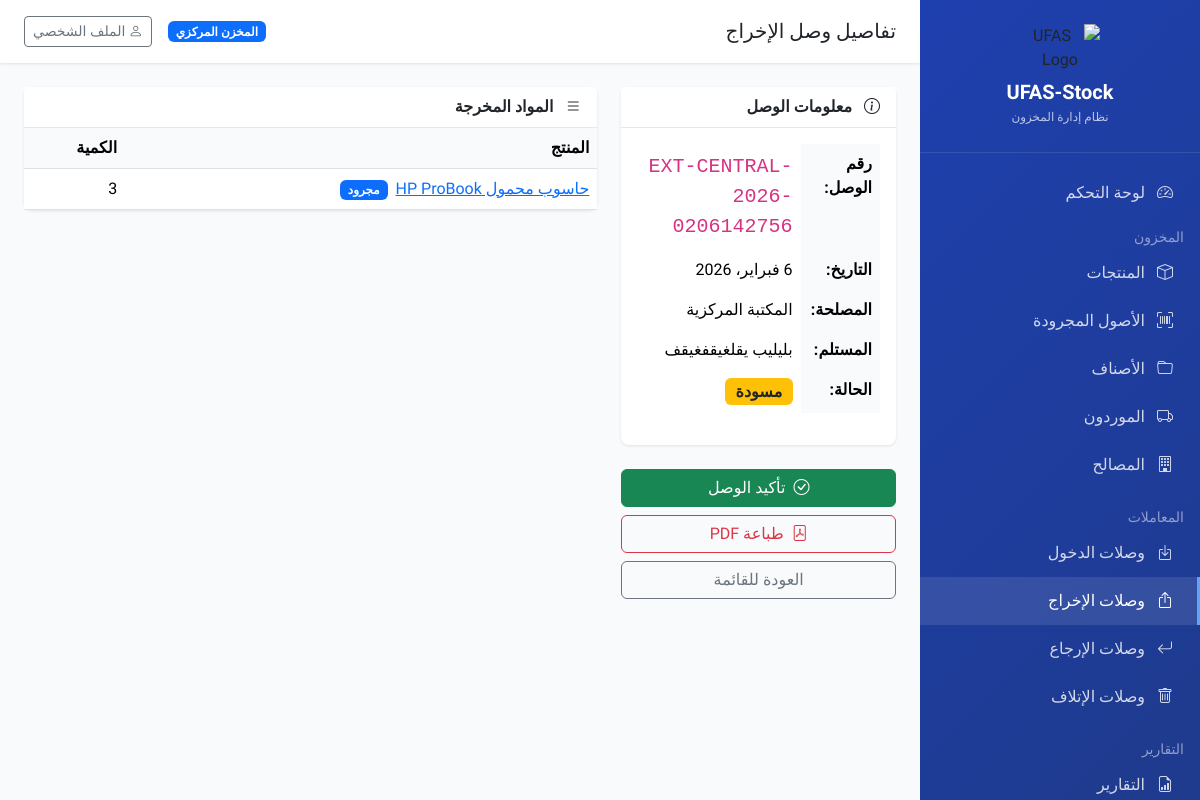
Page /transactions/exit/5/ (signed in) on the earlier database version.
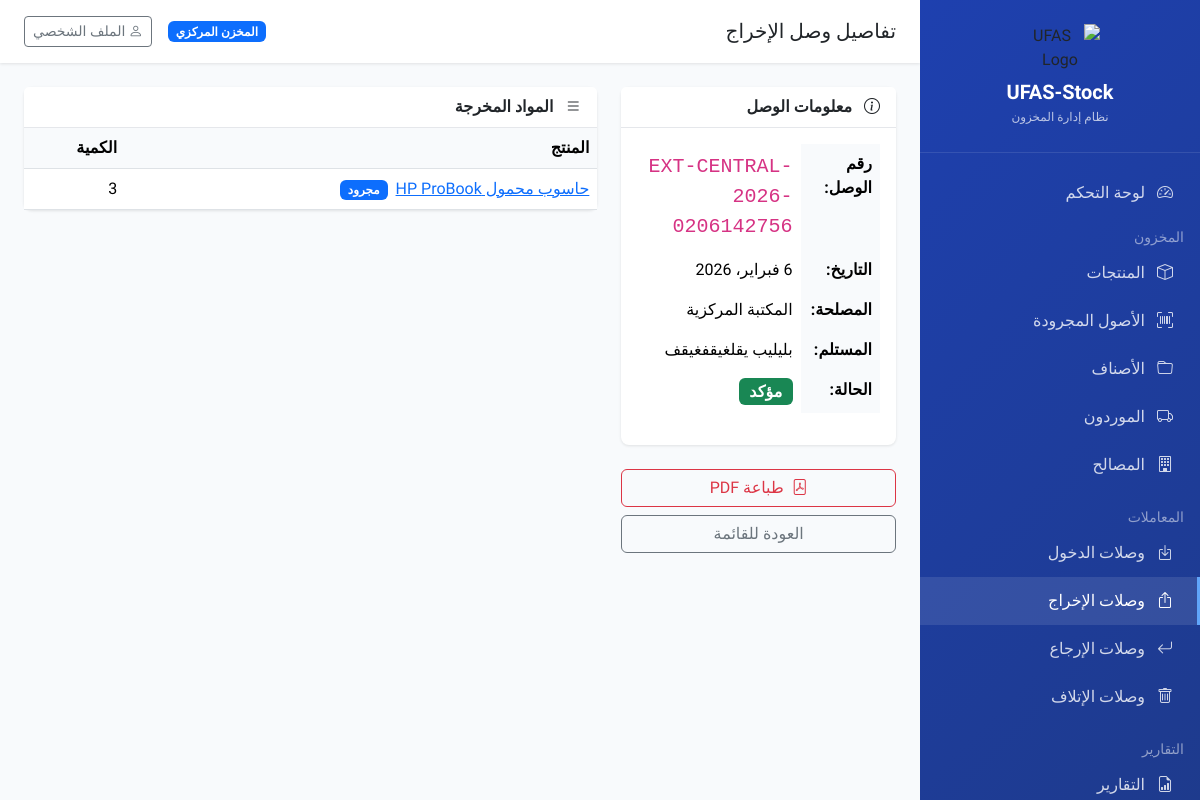
Same page on the later database version.
### transactions/views.py (the view)
# urls.py: path('exit/<int:pk>/', views.exit_voucher_detail, name='exit_voucher_detail'),
@login_required
def exit_voucher_detail(request, pk):
    voucher = get_object_or_404(ExitVoucher, pk=pk)
    if not request.user.is_super_admin and voucher.tenant != request.user.tenant:
        messages.error(request, 'ليس لديك صلاحية للوصول لهذا الوصل')
        return redirect('exit_voucher_list')
    items = voucher.items.select_related('product').prefetch_related('assets__inventory_item')
    return render(request, 'transactions/exit_voucher_detail.html', {
        'voucher': voucher,
        'items': items,
    })

### core/context_processors.py (called while the page is built)
def tenant_context(request):
    tenant = None
    if request.user.is_authenticated:
        tenant = getattr(request.user, 'tenant', None)
    return {
        'current_tenant': tenant,
        'is_super_admin': getattr(request.user, 'is_super_admin', False) if request.user.is_authenticated else False,
    }

### core/models.py (called while the page is built)
    @property
    def is_super_admin(self):
        return self.role == 'super_admin'

### inventory/models.py (called while the page is built)
    @property
    def is_asset(self):
        return self.nature == 'asset'

### templates/transactions/exit_voucher_detail.html (shortened to what this page needs)
{% extends 'base.html' %}
{% block page_title %}تفاصيل وصل الإخراج{% endblock %}
{% block content %}
<div class="row">
    <div class="col-lg-4">
        <div class="card mb-4">
            <div class="card-header">
                <i class="bi bi-info-circle me-2"></i> معلومات الوصل
            </div>
            <div class="card-body">
                <table class="table table-borderless">
                    <tr><th>رقم الوصل:</th><td><code class="fs-5">{{ voucher.voucher_number }}</code></td></tr>
                    <tr><th>التاريخ:</th><td>{{ voucher.date }}</td></tr>
                    <tr><th>المصلحة:</th><td>{{ voucher.department.name|default:"-" }}</td></tr>
                    <tr><th>المستلم:</th><td>{{ voucher.recipient_name|default:"-" }}</td></tr>
                    <tr>
                        <th>الحالة:</th>
                        <td>
                            {% if voucher.status == 'confirmed' %}
                            <span class="badge bg-success fs-6">مؤكد</span>
                            {% elif voucher.status == 'draft' %}
                            <span class="badge bg-warning text-dark fs-6">مسودة</span>
                            {% else %}
                            <span class="badge bg-secondary fs-6">{{ voucher.get_status_display }}</span>
                            {% endif %}
                        </td>
                    </tr>
                </table>
            </div>
        </div>
        <div class="d-flex flex-column gap-2">
            {% if voucher.status == 'draft' %}
            <a href="{% url 'exit_voucher_confirm' voucher.pk %}" class="btn btn-success" onclick="return confirm('هل أنت متأكد من تأكيد هذا الوصل؟');">
                <i class="bi bi-check-circle me-1"></i> تأكيد الوصل
            </a>
            {% endif %}
            <a href="{% url 'voucher_pdf' 'exit' voucher.pk %}" class="btn btn-outline-danger" target="_blank">
                <i class="bi bi-file-pdf me-1"></i> طباعة PDF
            </a>
            <a href="{% url 'exit_voucher_list' %}" class="btn btn-outline-secondary">العودة للقائمة</a>
        </div>
    </div>
    <div class="col-lg-8">
        <div class="card">
            <div class="card-header">
                <i class="bi bi-list me-2"></i> المواد المخرجة
            </div>
            <div class="card-body p-0">
                <div class="table-responsive">
                    <table class="table mb-0">
                        <thead>
                            <tr>
                                <th>المنتج</th>
                                <th>الكمية</th>
                            </tr>
                        </thead>
                        <tbody>
                            {% for item in items %}
                            <tr>
                                <td>
                                    <a href="{% url 'product_detail' item.product.pk %}">{{ item.product.name }}</a>
                                    {% if item.product.is_asset %}
                                    <span class="badge bg-primary ms-1">مجرود</span>
                                    {% endif %}
                                </td>
                                <td>{{ item.quantity }}</td>
                            </tr>
                            {% endfor %}
                        </tbody>
                    </table>
                </div>
            </div>
        </div>
    </div>
</div>
{% endblock %}

Differences in the rows shown:
changed ExitVoucher "بليليب يقلغيقفغيقف": status "draft" → "confirmed" (drawn)
Other differences:
text no longer shown: "مسودة تأكيد الوصل"
text now shown: "مؤكد"
